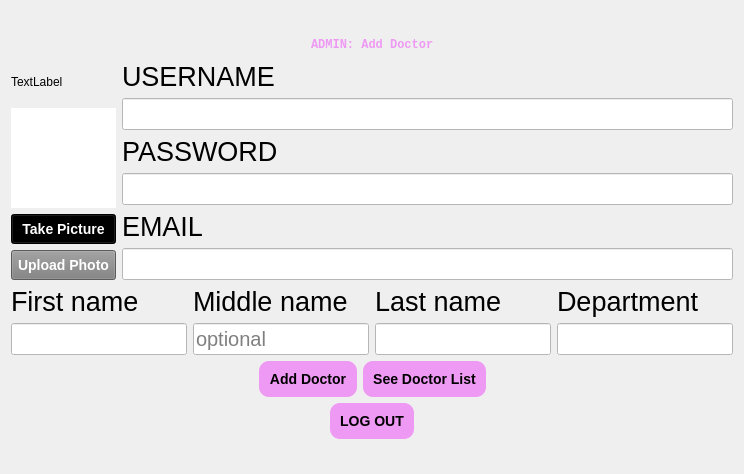
      <widget class="QWidget" name="admin_page">
       <layout class="QVBoxLayout" name="verticalLayout_56">
        <item>
         <spacer name="verticalSpacer_10">
          <property name="orientation">
           <enum>Qt::Vertical</enum>
          </property>
          <property name="sizeHint" stdset="0">
           <size>
            <width>20</width>
            <height>24</height>
           </size>
          </property>
         </spacer>
        </item>
        <item>
         <layout class="QHBoxLayout" name="horizontalLayout_26">
          <item>
           <spacer name="horizontalSpacer_37">
            <property name="orientation">
             <enum>Qt::Horizontal</enum>
            </property>
            <property name="sizeHint" stdset="0">
             <size>
              <width>40</width>
              <height>20</height>
             </size>
            </property>
           </spacer>
          </item>
          <item>
           <widget class="QLabel" name="label">
            <property name="styleSheet">
             <string notr="true">color: #EE99F3; font-size: 50px
px; font-weight: bold; font-family: Monospace;</string>
            </property>
            <property name="text">
             <string>ADMIN: Add Doctor</string>
            </property>
           </widget>
          </item>
          <item>
           <spacer name="horizontalSpacer_42">
            <property name="orientation">
             <enum>Qt::Horizontal</enum>
            </property>
            <property name="sizeHint" stdset="0">
             <size>
              <width>40</width>
              <height>20</height>
             </size>
            </property>
           </spacer>
          </item>
         </layout>
        </item>
        <item>
         <layout class="QHBoxLayout" name="horizontalLayout_36">
          <item>
           <layout class="QVBoxLayout" name="verticalLayout_28">
            <item>
             <widget class="QLabel" name="directory">
              <property name="styleSheet">
               <string notr="true"/>
              </property>
              <property name="text">
               <string>TextLabel</string>
              </property>
             </widget>
            </item>
            <item>
             <widget class="QLabel" name="doctor_profile">
              <property name="minimumSize">
               <size>
                <width>100</width>
                <height>100</height>
               </size>
              </property>
              <property name="styleSheet">
               <string notr="true">background-color: rgb(255, 255, 255);</string>
              </property>
              <property name="text">
               <string/>
              </property>
             </widget>
            </item>
            <item>
             <widget class="QPushButton" name="take_pic_button_2">
              <property name="styleSheet">
               <string notr="true">QPushButton#take_pic_button_2 {
	background-color: black;
	color: white;
	padding: 6px;
    font: bold 14px;
}
QPushButton#take_pic_button_2:hover {
    background-color: white;
	color: black;
    border-style: inset;
}</string>
              </property>
              <property name="text">
               <string>Take Picture</string>
              </property>
             </widget>
            </item>
            <item>
             <widget class="QPushButton" name="browse_page_2">
              <property name="styleSheet">
               <string notr="true">QPushButton#browse_page_2 {
	background-color: grey;
	color: white;
	padding: 6px;
    font: bold 14px;
}
QPushButton#browse_page_2:hover {
    background-color: white;
	color: black;
    border-style: inset;
}</string>
              </property>
              <property name="text">
               <string>Upload Photo</string>
              </property>
             </widget>
            </item>
           </layout>
          </item>
          <item>
           <layout class="QVBoxLayout" name="verticalLayout_57">
            <item>
             <layout class="QVBoxLayout" name="verticalLayout_33">
              <item>
               <widget class="QLabel" name="userName">
                <property name="styleSheet">
                 <string notr="true">font:20pt;</string>
                </property>
                <property name="text">
                 <string>USERNAME</string>
                </property>
               </widget>
              </item>
              <item>
               <widget class="QLineEdit" name="userName_2">
                <property name="styleSheet">
                 <string notr="true">font-size: 20px; background-color: white;</string>
                </property>
               </widget>
              </item>
             </layout>
            </item>
            <item>
             <layout class="QVBoxLayout" name="verticalLayout_34">
              <item>
               <widget class="QLabel" name="password_2">
                <property name="styleSheet">
                 <string notr="true">font:20pt;</string>
                </property>
                <property name="text">
                 <string>PASSWORD</string>
                </property>
               </widget>
              </item>
              <item>
               <widget class="QLineEdit" name="password_doctor">
                <property name="styleSheet">
                 <string notr="true">font-size: 20px; background-color: white;</string>
                </property>
               </widget>
              </item>
              <item>
               <widget class="QLabel" name="doctor_email">
                <property name="styleSheet">
                 <string notr="true">font:20pt;</string>
                </property>
                <property name="text">
                 <string>EMAIL</string>
                </property>
               </widget>
              </item>
              <item>
               <widget class="QLineEdit" name="doctor_email_input">
                <property name="styleSheet">
                 <string notr="true">font-size: 20px; background-color: white;</string>
                </property>
               </widget>
              </item>
             </layout>
            </item>
           </layout>
          </item>
         </layout>
        </item>
        <item>
         <layout class="QHBoxLayout" name="horizontalLayout_37">
          <item>
           <layout class="QVBoxLayout" name="verticalLayout_25">
            <item>
             <widget class="QLabel" name="label_22">
              <property name="styleSheet">
               <string notr="true">font:20pt;</string>
              </property>
              <property name="text">
               <string>First name</string>
              </property>
             </widget>
            </item>
            <item>
             <widget class="QLineEdit" name="firstName">
              <property name="styleSheet">
               <string notr="true">font-size: 20px; background-color: white;</string>
              </property>
             </widget>
            </item>
           </layout>
          </item>
          <item>
           <layout class="QVBoxLayout" name="verticalLayout_31">
            <item>
             <widget class="QLabel" name="middleName2">
              <property name="styleSheet">
               <string notr="true">font:20pt;</string>
              </property>
              <property name="text">
               <string>Middle name</string>
              </property>
             </widget>
            </item>
            <item>
             <widget class="QLineEdit" name="middleName">
              <property name="styleSheet">
               <string notr="true">font-size: 20px; background-color: white;</string>
              </property>
              <property name="placeholderText">
               <string>optional</string>
              </property>
             </widget>
            </item>
           </layout>
          </item>
          <item>
           <layout class="QVBoxLayout" name="verticalLayout_32">
            <item>
             <widget class="QLabel" name="lastName2">
              <property name="styleSheet">
               <string notr="true">font:20pt;</string>
              </property>
              <property name="text">
               <string>Last name</string>
              </property>
             </widget>
            </item>
            <item>
             <widget class="QLineEdit" name="lastName">
              <property name="styleSheet">
               <string notr="true">font-size: 20px; background-color: white;</string>
              </property>
             </widget>
            </item>
           </layout>
          </item>
          <item>
           <layout class="QVBoxLayout" name="verticalLayout_35">
            <item>
             <widget class="QLabel" name="speciality2">
              <property name="styleSheet">
               <string notr="true">font:20pt;</string>
              </property>
              <property name="text">
               <string>Department</string>
              </property>
             </widget>
            </item>
            <item>
             <widget class="QLineEdit" name="speciality">
              <property name="styleSheet">
               <string notr="true">font-size: 20px; background-color: white;</string>
              </property>
             </widget>
            </item>
           </layout>
          </item>
         </layout>
        </item>
        <item>
         <layout class="QHBoxLayout" name="horizontalLayout_38">
          <item>
           <spacer name="horizontalSpacer_43">
            <property name="orientation">
             <enum>Qt::Horizontal</enum>
            </property>
            <property name="sizeHint" stdset="0">
             <size>
              <width>40</width>
              <height>20</height>
             </size>
            </property>
           </spacer>
          </item>
          <item>
           <widget class="QPushButton" name="addDoctorButton">
            <property name="styleSheet">
             <string notr="true">QPushButton#addDoctorButton {
	background-color: #EE99F3; 
	color: black;
	padding: 10px; 	
	border-radius: 10px; 
    border-style: outset;
    font: bold 14px;
}
QPushButton#addDoctorButton:hover {
    background-color: black;
	color: white;
    border-style: inset;
}</string>
            </property>
            <property name="text">
             <string>Add Doctor</string>
            </property>
           </widget>
          </item>
          <item>
           <widget class="QPushButton" name="see_doctor_list_button">
            <property name="styleSheet">
             <string notr="true">QPushButton#see_doctor_list_button {
	background-color: #EE99F3; 
	color: black;
	padding: 10px; 	
	border-radius: 10px; 
    border-style: outset;
    font: bold 14px;
}
QPushButton#see_doctor_list_button:hover {
    background-color: black;
	color: white;
    border-style: inset;
}</string>
            </property>
            <property name="text">
             <string>See Doctor List</string>
            </property>
           </widget>
          </item>
          <item>
           <spacer name="horizontalSpacer_44">
            <property name="orientation">
             <enum>Qt::Horizontal</enum>
            </property>
            <property name="sizeHint" stdset="0">
             <size>
              <width>40</width>
              <height>20</height>
             </size>
            </property>
           </spacer>
          </item>
         </layout>
        </item>
        <item>
         <layout class="QHBoxLayout" name="horizontalLayout_80">
          <item>
           <spacer name="horizontalSpacer_75">
            <property name="orientation">
             <enum>Qt::Horizontal</enum>
            </property>
            <property name="sizeHint" stdset="0">
             <size>
              <width>40</width>
              <height>20</height>
             </size>
            </property>
           </spacer>
          </item>
          <item>
           <widget class="QPushButton" name="logout_button_5">
            <property name="styleSheet">
             <string notr="true">QPushButton#logout_button_5 {
	background-color: #EE99F3; 
	color: black;
	padding: 10px; 	
	border-radius: 10px; 
    border-style: outset;
    font: bold 14px;
}
QPushButton#logout_button_5:hover {
    background-color: black;
	color: white;
    border-style: inset;
}</string>
            </property>
            <property name="text">
             <string>LOG OUT</string>
            </property>
           </widget>
          </item>
          <item>
           <spacer name="horizontalSpacer_76">
            <property name="orientation">
             <enum>Qt::Horizontal</enum>
            </property>
            <property name="sizeHint" stdset="0">
             <size>
              <width>40</width>
              <height>20</height>
             </size>
            </property>
           </spacer>
          </item>
         </layout>
        </item>
        <item>
         <spacer name="verticalSpacer_11">
          <property name="orientation">
           <enum>Qt::Vertical</enum>
          </property>
          <property name="sizeHint" stdset="0">
           <size>
            <width>20</width>
            <height>24</height>
           </size>
          </property>
         </spacer>
        </item>
       </layout>
      </widget>
